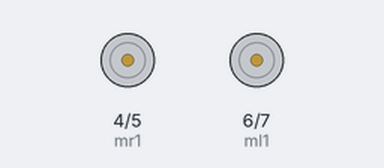
Recording of a sketch running on a simulated Arduino Uno, built with avr-gcc and run on an emulated ATmega328P. Shown: motor-driver pin pairs drawn as motors (green arrow = first pin HIGH = forward, orange = second pin HIGH = backward, longer = more drive).

Above: at 0.5 s.
At 1.5 s:
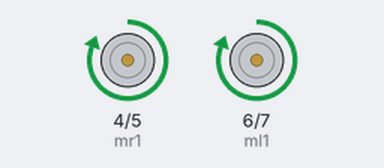
At 5.5 s:
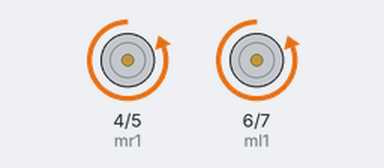
Timing chart, 0 to 6.9 s (numbered marks = the images above):
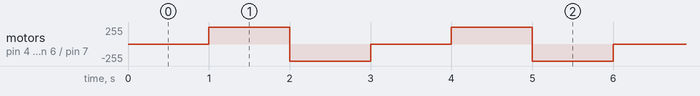

Measured:
- by itself, motor on pin 4 (mr1) / pin 5 (mr2), motor on pin 6 (ml1) / pin 7 (ml2): repeats every 3.0 s: backward 255/255 1.0 s, stopped 1.0 s, forward 255/255 1.0 s

The sketch:

l298n--shum.ino
```cpp
int mr1=4;  //motor right 1
int mr2=5;  //motor right 2
int ml1=6; //motor left 1
int ml2=7; //motor left 2

void setup() {
pinMode(mr1,OUTPUT);
pinMode(mr2,OUTPUT);
pinMode(ml1,OUTPUT);
pinMode(ml2,OUTPUT);
}

void loop() {
stop();
delay(1000);
forward();
delay(1000);
stop();
backward();
delay(1000);
}

void forward()
 {
  digitalWrite(mr1,HIGH);
  digitalWrite(mr2,LOW);
  digitalWrite(ml1,HIGH);
  digitalWrite(ml2,LOW);
 }

void backward()
 {
  digitalWrite(mr1,LOW);
  digitalWrite(mr2,HIGH);
  digitalWrite(ml1,LOW);
  digitalWrite(ml2,HIGH);
 }

void stop()
 {
  digitalWrite(mr1,LOW);
  digitalWrite(mr2,LOW);
  digitalWrite(ml1,LOW);
  digitalWrite(ml2,LOW);
 }
```
